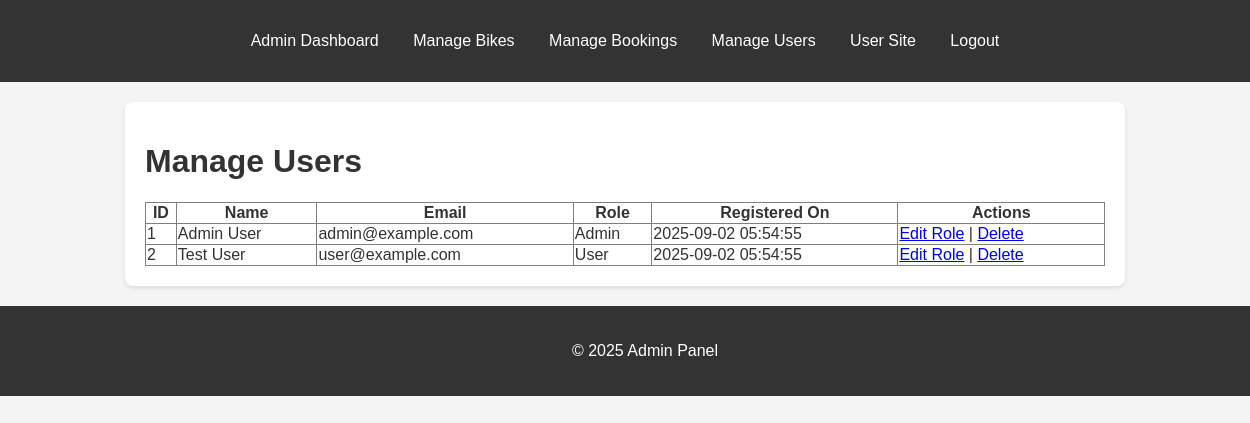
The page /admin/users.php (signed in) on the database its author committed.
### tables this page shows
CREATE TABLE IF NOT EXISTS `users` (
    `id` INT AUTO_INCREMENT PRIMARY KEY,
    `name` VARCHAR(255) NOT NULL,
    `email` VARCHAR(255) NOT NULL UNIQUE,
    `password` VARCHAR(255) NOT NULL,  
    `role` ENUM('user', 'admin') DEFAULT 'user',
    `created_at` TIMESTAMP DEFAULT CURRENT_TIMESTAMP
);

### admin/users.php (the view, shortened to what this page needs)
<?php
require_once '../includes/admin_header.php';
$users = [];
$sql = "SELECT id, name, email, role, created_at FROM users ORDER BY created_at DESC";
$result = $conn->query($sql);
if ($result->num_rows > 0) {
    while ($row = $result->fetch_assoc()) {
        $users[] = $row;
    }
} else {
    $message = "No users found.";
}
?>
<h1>Manage Users</h1>
<?php if (count($users) > 0): ?>
    <table border="1" style="width:100%; border-collapse: collapse;">
        <thead>
            <tr>
                <th>ID</th>
                <th>Name</th>
                <th>Email</th>
                <th>Role</th>
                <th>Registered On</th>
                <th>Actions</th>
            </tr>
        </thead>
        <tbody>
            <?php foreach ($users as $user): ?>
                <tr>
                    <td><?php echo htmlspecialchars($user['id']); ?></td>
                    <td><?php echo htmlspecialchars($user['name']); ?></td>
                    <td><?php echo htmlspecialchars($user['email']); ?></td>
                    <td><?php echo htmlspecialchars(ucfirst($user['role'])); ?></td>
                    <td><?php echo htmlspecialchars($user['created_at']); ?></td>
                    <td>
                        <a href="edit_user.php?id=<?php echo $user['id']; ?>">Edit Role</a> |
                        <a href="delete_user.php?id=<?php echo $user['id']; ?>" onclick="return confirm('Are you sure you want to delete this user?');">Delete</a>
                    </td>
                </tr>
            <?php endforeach; ?>
        </tbody>
    </table>
<?php else: ?>
    <p>No users registered yet.</p>
<?php endif; ?>
<?php
require_once '../includes/admin_footer.php';
?>

### public/style.css (style rules this page uses)
body { font-family: Arial, sans-serif; margin: 0; padding: 0; background-color: #f4f4f4; color: #333; }

### rows shown on the page
users: id "1", name "Admin User", email "admin@example.com", role "Admin", created_at "2025-09-02 05:54:55"
users: id "2", name "Test User", email "user@example.com", role "User", created_at "2025-09-02 05:54:55"
